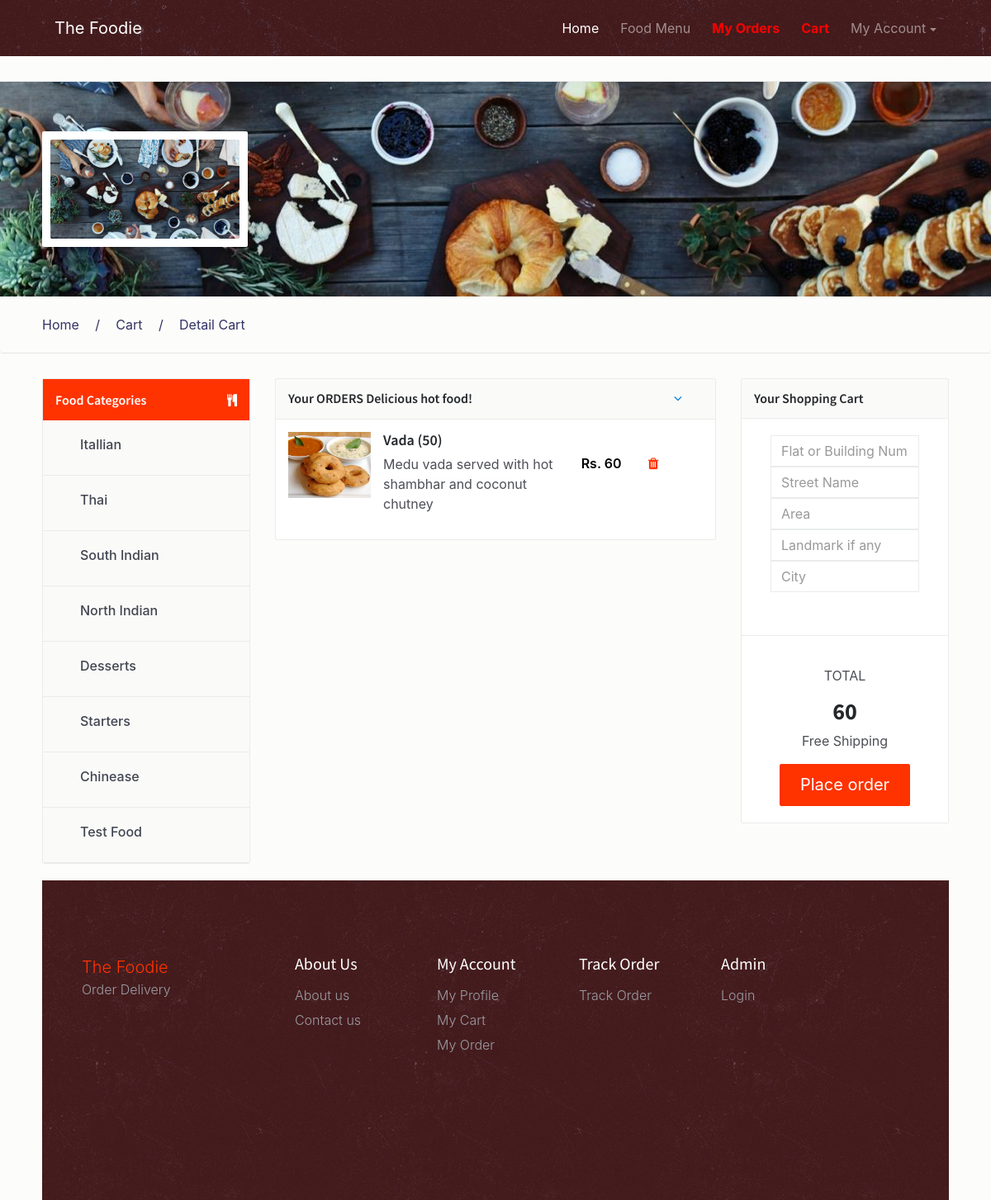
/fos/cart.php (signed in), run on the app's committed database.
### tables this page shows
CREATE TABLE `tblcategory` (
  `ID` int(5) NOT NULL,
  `CategoryName` varchar(120) DEFAULT NULL,
  `CreationDate` timestamp NULL DEFAULT current_timestamp()
);

CREATE TABLE `tblorders` (
  `ID` int(11) NOT NULL,
  `UserId` char(10) DEFAULT NULL,
  `FoodId` char(10) DEFAULT NULL,
  `IsOrderPlaced` int(11) DEFAULT NULL,
  `OrderNumber` char(100) DEFAULT NULL
);

CREATE TABLE `tblfood` (
  `ID` int(10) NOT NULL,
  `CategoryName` varchar(120) DEFAULT NULL,
  `ItemName` varchar(120) DEFAULT NULL,
  `ItemPrice` varchar(120) DEFAULT NULL,
  `ItemDes` varchar(500) DEFAULT NULL,
  `Image` varchar(120) DEFAULT NULL,
  `ItemQty` varchar(120) DEFAULT NULL
);

### fos/cart.php (the view, shortened to what this page needs)
<?php
include_once('includes/dbconnection.php');
if (strlen($_SESSION['fosuid']==0)) {
  header('location:logout.php');
  } else{
    ?>
<!DOCTYPE html>
<html lang="en">
<head>
    <link href="css/bootstrap.min.css" rel="stylesheet">
    <link href="css/font-awesome.min.css" rel="stylesheet">
    <link href="css/animsition.min.css" rel="stylesheet">
    <link href="css/animate.css" rel="stylesheet">
    <link href="css/style.css" rel="stylesheet"> </head>
<body>
    <div class="site-wrapper animsition" data-animsition-in="fade-in" data-animsition-out="fade-out">
        <header id="header" class="header-scroll top-header headrom">
          <?php include_once('includes/header.php');?>
        </header>
        <div class="page-wrapper">
            <div class="top-links">
            </div>
            <section class="inner-page-hero bg-image" data-image-src="images/decouvrez-l-experience-food-d-airbnb.jpg">
                <div class="profile">
                    <div class="container">
                        <div class="row">
                            <div class="col-xs-12 col-sm-12  col-md-4 col-lg-4 profile-img">
                                <div class="image-wrap">
                                    <figure><img src="images/decouvrez-l-experience-food-d-airbnb.jpg" alt="Profile Image"></figure>
                                </div>
                            </div>
                            <div class="col-xs-12 col-sm-12 col-md-8 col-lg-8 profile-desc">
                            </div>
                        </div>
                    </div>
                </div>
            </section>
            <div class="breadcrumb">
                <div class="container">
                    <ul>
                        <li><a href="index.php" class="active">Home</a></li>
                        <li><a href="cart.php">Cart</a></li>
                        <li>Detail Cart</li>
                    </ul>
                </div>
            </div>
            <div class="container m-t-30">
                <div class="row">
                    <div class="col-xs-12 col-sm-4 col-md-4 col-lg-3">
                        <div class="sidebar clearfix m-b-20">
                            <div class="main-block">
                                <div class="sidebar-title white-txt">
                                    <h6>Food Categories</h6> <i class="fa fa-cutlery pull-right"></i> </div>
                                    <?php
      $query=mysqli_query($con,"select * from  tblcategory");
              while($row=mysqli_fetch_array($query))
              {
              ?>
                               <ul>
                                            <li>
                                                <label class="custom-control custom-checkbox">
                                                    <span class="custom-control-description"><a href="viewfood-categorywise.php?catid=<?php echo $row['CategoryName'];?>"><?php echo $row['CategoryName'];?></a></span> </label>
                                            </li>
                                        </ul>
                                        <?php } ?>
                                <div class="clearfix"></div>
                            </div>
                        </div>
                    </div>
                    <div class="col-xs-12 col-sm-8 col-md-8 col-lg-6">
                        <div class="menu-widget m-b-30">
                            <div class="widget-heading">
                                <h3 class="widget-title text-dark">
                              Your ORDERS Delicious hot food! <a class="btn btn-link pull-right" data-toggle="collapse" href="#popular" aria-expanded="true">
                              <i class="fa fa-angle-down pull-right"></i>
                              </a>
                           </h3>
                                <div class="clearfix"></div>
                            </div>
                            <div class="collapse in" id="1">
                                <div class="food-item white">
<?php
$userid= $_SESSION['fosuid'];
$query=mysqli_query($con,"select tblorders.ID as frid,tblfood.Image,tblfood.ItemName,tblfood.ItemDes,tblfood.ItemPrice,tblfood.ItemQty,tblorders.FoodId from tblorders join tblfood on tblfood.ID=tblorders.FoodId where tblorders.UserId='$userid' and tblorders.IsOrderPlaced is null");
$num=mysqli_num_rows($query);
if($num>0){
while ($row=mysqli_fetch_array($query)) {
?>
                                    <div class="row">
                                        <div class="col-xs-12 col-sm-12 col-lg-8">
                                            <div class="rest-logo pull-left">
                                                <a class="restaurant-logo pull-left" href="#"><img src="admin/itemimages/<?php echo $row['Image']?>" width="100" height="80" alt="<?php echo $row['ItemName']?>"></a>
                                            </div>
                                            <div class="rest-descr">
<h6><a href="food-detail.php?fid=<?php echo $_SESSION['fid']=$row['FoodId'];?>"><?php echo $row['ItemName']?> (<?php echo $row['ItemQty']?>) </a></h6>
                                                <p> <?php echo $row['ItemDes']?></p>
                                            </div>
                                        </div>
                                        <div class="col-xs-12 col-sm-12 col-lg-4 pull-right item-cart-info"> <span class="price pull-left">Rs. <?php echo $total=$row['ItemPrice']?>&nbsp;&nbsp;&nbsp;&nbsp;&nbsp;&nbsp;&nbsp;
<a href="cart.php?delid=<?php echo $row['frid'];?>" onclick="return confirm('Do you really want to delete?');";><i class="fa fa-trash" aria-hidden="true" title="Delete this food item"></i><a/></span>
                                        </div>
                                    </div>
                                <?php
$grandtotal+=$total;
                            }
} else {
    echo "You cart is empty.";
}
                            ?>
                                </div>
                            </div>
                        </div>
                    </div>
                    <?php if($num>0){?>
                        <form method="post">
                    <div class="col-xs-12 col-md-12 col-lg-3">
                        <div class="sidebar-wrap">
                            <div class="widget widget-cart">
                                <div class="widget-heading">
                                    <h3 class="widget-title text-dark">
                                 Your Shopping Cart
                              </h3>
                                    <div class="clearfix"></div>
                                </div>
                                <div class="order-row bg-white">
                                    <div class="widget-body">
                                        <div class="form-group row no-gutter">
                                            <div class="col-lg-12">
<input type="text" name="flatbldgnumber"  placeholder="Flat or Building Number" class="form-control" required="true">
<input type="text" name="streename" placeholder="Street Name" class="form-control" required="true">
<input type="text" name="area"  placeholder="Area" class="form-control" required="true">
<input type="text" name="landmark" placeholder="Landmark if any" class="form-control">
<input type="text" name="city" placeholder="City" class="form-control">
                                        </div>
                                    </div>
                                </div>
                                <hr />
                                <div class="widget-body">
                                    <div class="price-wrap text-xs-center">
                                        <p>TOTAL</p>
                                        <h3 class="value"><strong><?php echo $grandtotal;?></strong></h3>
                                        <p>Free Shipping</p>
                                        <button  type="submit" name="placeorder" class="btn theme-btn btn-lg">Place order</button>
                                    </div>
                                </div>
                            </div>
                        </div>
                    </div>
                </div>
            </form>
            <?php } ?>
            </div>
        <?php include('includes/footer.php');?>
        </div>
    </div>
</body>
</html>
<?php } ?>

### fos/css/style.css (style rules this page uses)
body { background: rgba(252, 251, 249, 0.68); font-size: 16px; color: #4d4f56; font-weight: 400; overflow-x: hidden; }
.h1, .h2, .h3, .h4, .h5, .h6, h1, h2, h3, h4, h5, h6 { font-family: "Source Sans Pro", sans-serif; color: #25282b; }
a { color: #f30; }
ul { list-style-type: none; padding: 0; }
hr { margin-top: 1rem; margin-bottom: 1rem; border: 0; border-top: 1px solid #eaebeb; }
.container { max-width: 1270px; width: 94%; }
.row.no-gutter { margin-left: 0; margin-right: 0; }
.page-wrapper { padding-top: 68px; }
.custom-control { padding-left: 30px; }
.form-control { border: 1px solid #eaebeb; border-radius: 2px; }
.form-control-lg, .dropdown-menu, .btn, .btn-group-lg>.btn, .btn-lg, .img-rounded { border-radius: 2px }
.btn { transition: all .4s; }
.theme-btn { background-color: #f30; border-color: #f30; color: #fff }
.theme-btn-dash:hover, .theme-btn, .theme-btn.btn-lg:hover, .btn-secondary:hover { background-color: #f30; color: #fff; border: 1px solid #f30 }
.bg-white { background-color: #fff }
.m-b-20 { margin-bottom: 20px; }
.m-b-30 { margin-bottom: 30px; }
.m-t-30 { margin-top: 30px; }
#header { position: fixed; width: 100%; border: 0; z-index: 99; }
.top-links { padding: 15px 0; border-bottom: 1px solid #eaebeb; }
.inner-page-hero { padding-top: 5%; padding-bottom: 5%; }
.image-wrap { border-radius: 2px; padding: 10px; float: left; background: #fff; }
.image-wrap figure { background: #FFF; border-radius: 2px; display: block; overflow: hidden; float: left; margin-bottom: 0; }
.image-wrap figure img { max-width: 100%; display: block }
.profile-img { width: 24.7%; }
.breadcrumb { background: transparent; padding: 22px 0; border-bottom: 1px solid #e6e6e6; }
.breadcrumb ul li { display: inline-block; margin-right: 40px; position: relative; }
.breadcrumb ul li:before { position: absolute; left: -25px; top: 0; content: "/"; }
.breadcrumb ul li:first-child:before { content: none; }
.breadcrumb ul li a, .breadcrumb ul li { color: #333366; }
.breadcrumb ul, .breadcrumb { margin-bottom: 0; }
.sidebar { border: 1px solid #eaebeb; background: #fafaf8; border-radius: 3px; }
.widget { border: 1px solid #eaebeb; background: #fafaf8; border-radius: 3px; margin-bottom: 20px; }
.widget-heading { padding: 15px; color: #fff; border-radius: 3px; border-bottom: 1px solid #eaebeb; }
.menu-widget .widget-heading { border-bottom: none }
.widget-heading .widget-title { font-size: 16px; font-weight: 600; float: left; margin-top: 0; margin-bottom: 0; width: 100%; }
.widget-heading .widget-title .btn { padding: 0px 24px; }
.sidebar-title { padding: 15px 15px 15px; background: #f30; float: left; width: 100%; }
.sidebar-title h6 { float: left; margin-bottom: 0; color: #fff; font-size: 16px; font-weight: 600; line-height: 20px; }
.sidebar-title i { float: right; color: #fff; font-size: 15px; margin-top: 3px; }
.main-block ul li { line-height: 28px; font-weight: 300; display: block; border-bottom: 1px solid #eaebeb; font-weight: 500; color: #414551; }
.main-block ul li a { color: #414551; display: block; font-weight: 500; padding: 15px; }
.main-block ul { float: left; width: 100%; margin-bottom: 0; }
.main-block ul li:first-of-type { border-top: none }
.menu-widget, .widget { border: 1px solid #eaebeb; background: #fafaf8; border-radius: 2px; position: relative; }
.widget-body { padding: 20px; }
.menu-widget .food-item { padding: 15px }
.menu-widget .food-item:first-of-type { border-bottom: none }
.menu-widget .food-item .restaurant-logo { max-width: 100px; height: auto; display: block; }
.menu-widget .food-item .restaurant-logo img { max-width: 100%; display: block }
.menu-widget .food-item:first-of-type { border-top: 1px solid #eaebeb; }
.menu-widget .food-item:last-of-type { border-bottom: transparent }
.menu-widget .food-item.white { background-color: #fff }
.menu-widget .food-item .rest-descr { padding-left: 115px; padding-top: 0; }
.menu-widget .food-item .rest-descr h6 a { color: #25282b; font-size: 18px; font-weight: 600; }
.menu-widget .food-item .item-cart-info { padding-top: 20px }
.menu-widget .food-item .price { font-weight: 600; color: #000; position: relative; margin-top: 6px; }
.order-row .form-control { border-radius: 0; }
.order-row { border-bottom: 1px solid #eaebeb }
.order-row:last-of-type { border-bottom: none }

### data on the page
tblcategory: CategoryName "Itallian"
tblcategory: CategoryName "Thai"
tblcategory: CategoryName "South Indian"
tblcategory: CategoryName "North Indian"
tblcategory: CategoryName "Desserts"
tblcategory: CategoryName "Starters"
tblcategory: CategoryName "Chinease"
tblcategory: CategoryName "Test Food"
tblorders: FoodId.Image (picture), FoodId.ItemName "Vada", FoodId.ItemQty "50", FoodId.ItemDes "Medu vada served with hot shambhar and coconut chutney", FoodId.ItemPrice "60"

### other printed values
$grandtotal "60"
